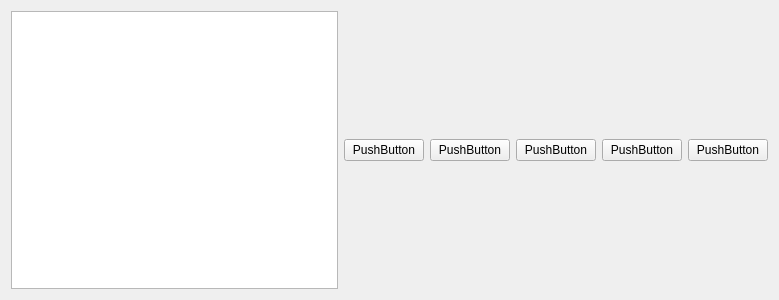
<?xml version="1.0" encoding="UTF-8"?>
<ui version="4.0">
 <class>Form</class>
 <widget class="QWidget" name="Form">
  <property name="geometry">
   <rect>
    <x>0</x>
    <y>0</y>
    <width>779</width>
    <height>300</height>
   </rect>
  </property>
  <property name="windowTitle">
   <string>Form</string>
  </property>
  <layout class="QHBoxLayout" name="horizontalLayout">
   <item>
    <widget class="QTextEdit" name="textEdit"/>
   </item>
   <item>
    <widget class="QPushButton" name="pushButton">
     <property name="text">
      <string>PushButton</string>
     </property>
    </widget>
   </item>
   <item>
    <widget class="QPushButton" name="pushButton_2">
     <property name="text">
      <string>PushButton</string>
     </property>
    </widget>
   </item>
   <item>
    <widget class="QPushButton" name="pushButton_3">
     <property name="text">
      <string>PushButton</string>
     </property>
    </widget>
   </item>
   <item>
    <widget class="QPushButton" name="pushButton_5">
     <property name="text">
      <string>PushButton</string>
     </property>
    </widget>
   </item>
   <item>
    <widget class="QPushButton" name="pushButton_4">
     <property name="text">
      <string>PushButton</string>
     </property>
    </widget>
   </item>
  </layout>
 </widget>
 <resources/>
 <connections/>
</ui>
